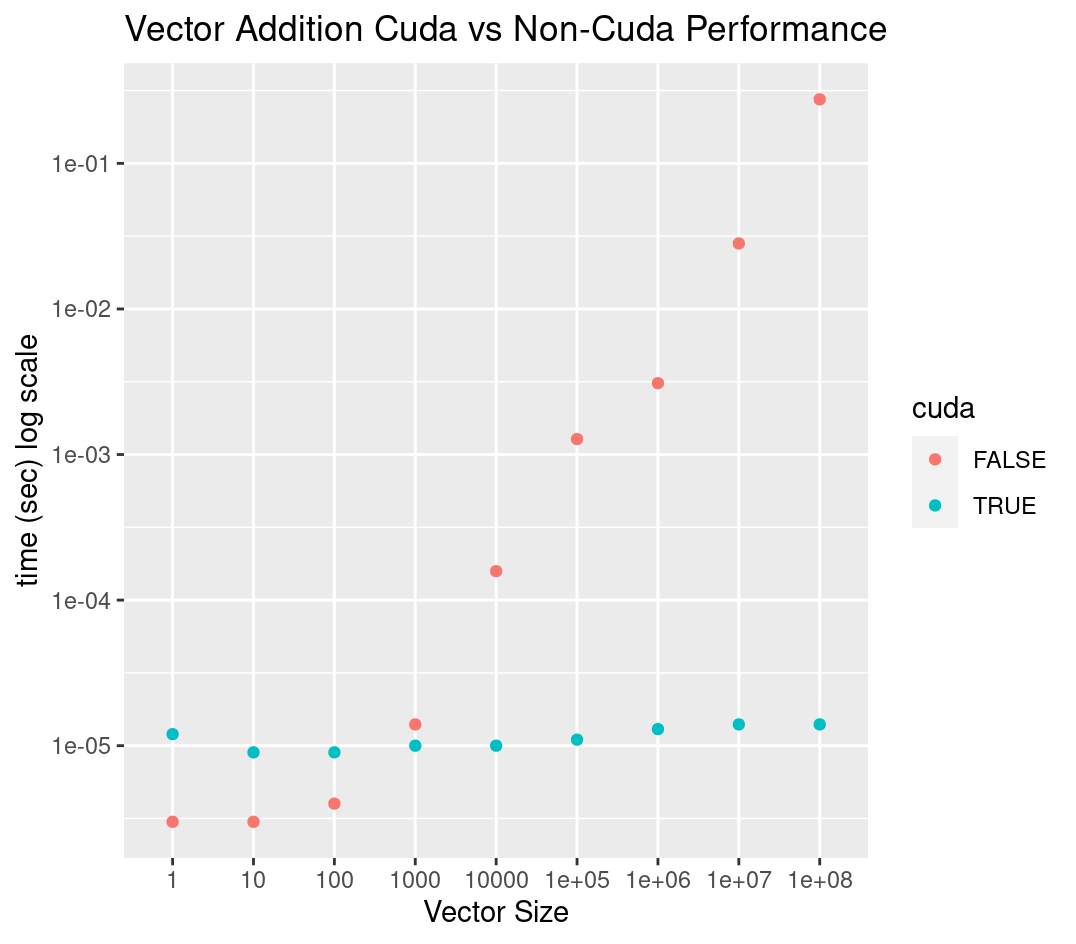

Recreate this plot in R.
data <- read_csv("timings.csv")
data$newSize <- as.factor(data$size)
p <- data %>%
  ggplot(aes(newSize, time, color = cuda)) +
  geom_point() +
  ylab("time (sec) log scale") +
  xlab("Vector Size") +
  labs(title = "Vector Addition Cuda vs Non-Cuda Performance")
p + scale_y_log10()
